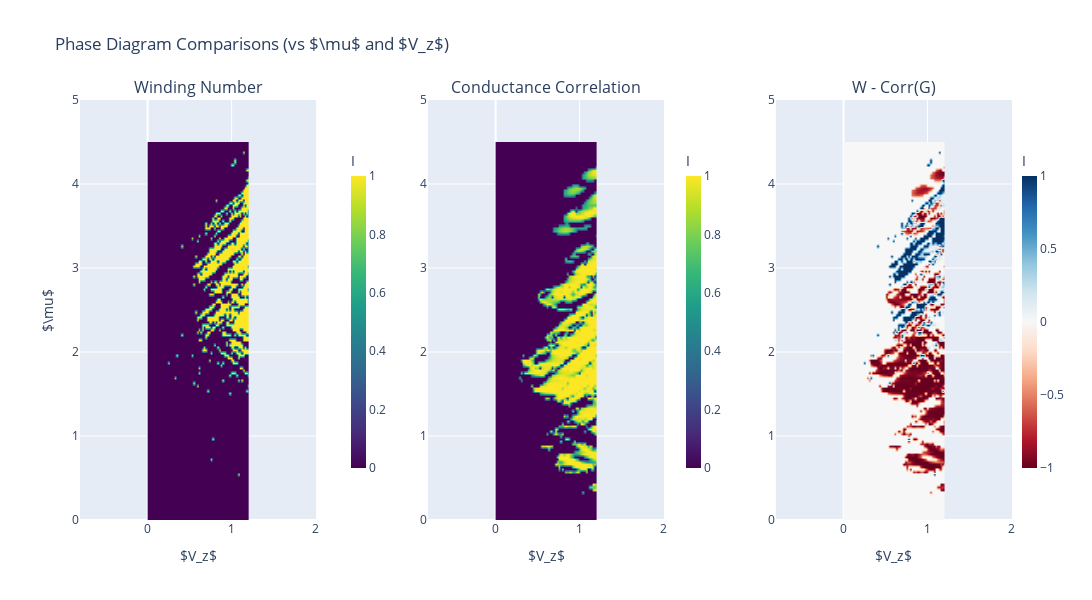

Notebook code for this chart:
### Code cell
from plotly.subplots import make_subplots

# --- 1. Define Data ---
mu_1 = pdi_arr[:, 0]
V_z_1 = pdi_arr[:, 1]
z_1 = filter_pdi(pdi_arr[:, 2])

mu_2 = params_list[:, 1]
V_z_2 = params_list[:, 2]
z_2 = corrs

mu_3 = params_list[:, 1]
V_z_3 = params_list[:, 2]
z_3 = I - corrs

# --- 2. Initialize Subplots (Without shared_yaxes) ---
fig = make_subplots(
    rows=1, cols=3,
    subplot_titles=(
        'Winding Number', 
        'Conductance Correlation', 
        'W - Corr(G)'
    ),
    horizontal_spacing=0.12  # Increased spacing to make room for Y-ticks on all plots
)

# --- 3. Add Traces ---
# Trace 1
fig.add_trace(go.Contour(
    x=V_z_1, y=mu_1, z=z_1,
    colorscale='Viridis', ncontours=100, line_width=0,
    contours=dict(coloring='heatmap', showlines=False),
    colorbar=dict(title='I', x=0.28, len=0.8, thickness=15)
), row=1, col=1)

# Trace 2
fig.add_trace(go.Contour(
    x=V_z_2, y=mu_2, z=z_2,
    colorscale='Viridis', ncontours=100, line_width=0,
    contours=dict(coloring='heatmap', showlines=False),
    colorbar=dict(title='I', x=0.64, len=0.8, thickness=15)
), row=1, col=2)

# Trace 3
fig.add_trace(go.Contour(
    x=V_z_3, y=mu_3, z=z_3,
    colorscale='RdBu', ncontours=100, line_width=0,
    contours=dict(coloring='heatmap', showlines=False),
    colorbar=dict(title='I', x=1.0, len=0.8, thickness=15)
), row=1, col=3)

# --- 4. Update Layout and Linked Axes ---
# --- 4. Update Layout and Linked Axes ---
fig.update_layout(
    title_text='Phase Diagram Comparisons (vs $\mu$ and $V_z$)',
    width=1400,
    height=600,
    showlegend=False
)

# Link all X and Y axes together, force ticks, set limits, and lock aspect ratio
for i in range(1, 4):
    # 1. Update X axes: Add your specific limits using `range`
    fig.update_xaxes(
        title_text='$V_z$', 
        row=1, col=i, 
        matches='x', 
        showticklabels=True,
        range=[0.0, 1.2]   # <--- SET YOUR X-AXIS LIMITS HERE
    )
    
    # 2. Update Y axes: Add `range`, `scaleanchor`, and `scaleratio`
    # (scaleanchor="x" inside this loop automatically anchors to the correct subplot's x-axis)
    if i == 1:
        fig.update_yaxes(
            title_text='$\mu$', 
            row=1, col=i, 
            matches='y', 
            showticklabels=True,
            range=[0.0, 5.0],   # <--- SET YOUR Y-AXIS LIMITS HERE
            scaleanchor="x",    # <--- LOCKS ASPECT RATIO TO X-AXIS
            scaleratio=1        # <--- 1:1 RATIO (change if you want it skewed)
        )
    else:
        fig.update_yaxes(
            row=1, col=i, 
            matches='y', 
            showticklabels=True,
            range=[0.0, 5.0],   # <--- SET YOUR Y-AXIS LIMITS HERE
            scaleanchor="x",    # <--- LOCKS ASPECT RATIO TO X-AXIS
            scaleratio=1        # <--- 1:1 RATIO
        )

fig.show()

# --- Min/Max Calculation Logic ---
iiidx = 4
#max_pos_diff_idx = np.where(z_3 == z_3.max())
#max_pos_diff = z_3[max_pos_diff_idx][iiidx]
#max_pos_diff_mu = mu_3[max_pos_diff_idx][iiidx]
#max_pos_diff_Vz = V_z_3[max_pos_diff_idx][iiidx]
#
#max_neg_diff_idx = np.where(z_3 == z_3.min())
#max_neg_diff = z_3[max_neg_diff_idx]  
#max_neg_diff_mu = mu_3[max_neg_diff_idx]  
#max_neg_diff_Vz = V_z_3[max_neg_diff_idx] 

print(f"Max positive Difference: diff: {max_pos_diff}| mu: {max_pos_diff_mu}| Vz: {max_pos_diff_Vz}")
print(f"Max negative Difference: diff: {max_neg_diff}| mu: {max_neg_diff_mu}| Vz: {max_neg_diff_Vz}")

### Figure 1 — Plotly figure (JSON) as saved in the notebook; plotly's stock layout.template omitted (floating-point values rounded to 4 significant figures; data arrays with more than 128 entries replaced by an {"elided": "..."} marker saying what was removed)
{"data": [{"colorbar": {"len": 0.8, "thickness": 15, "title": {"text": "I"}, "x": 0.28}, "colorscale": [[0, "#440154"], [0.1111, "#482878"], [0.2222, "#3e4989"], [0.3333, "#31688e"], [0.4444, "#26828e"], [0.5556, "#1f9e89"], [0.6667, "#35b779"], [0.7778, "#6ece58"], [0.8889, "#b5de2b"], [1, "#fde725"]], "contours": {"coloring": "heatmap", "showlines": false}, "line": {"width": 0}, "ncontours": 100, "type": "contour", "x": {"elided": "9000 float values"}, "xaxis": "x", "y": {"elided": "9000 float values"}, "yaxis": "y", "z": {"elided": "9000 float values"}}, {"colorbar": {"len": 0.8, "thickness": 15, "title": {"text": "I"}, "x": 0.64}, "colorscale": [[0, "#440154"], [0.1111, "#482878"], [0.2222, "#3e4989"], [0.3333, "#31688e"], [0.4444, "#26828e"], [0.5556, "#1f9e89"], [0.6667, "#35b779"], [0.7778, "#6ece58"], [0.8889, "#b5de2b"], [1, "#fde725"]], "contours": {"coloring": "heatmap", "showlines": false}, "line": {"width": 0}, "ncontours": 100, "type": "contour", "x": {"elided": "9000 float values"}, "xaxis": "x2", "y": {"elided": "9000 float values"}, "yaxis": "y2", "z": {"elided": "9000 float values"}}, {"colorbar": {"len": 0.8, "thickness": 15, "title": {"text": "I"}, "x": 1}, "colorscale": [[0, "rgb(103,0,31)"], [0.1, "rgb(178,24,43)"], [0.2, "rgb(214,96,77)"], [0.3, "rgb(244,165,130)"], [0.4, "rgb(253,219,199)"], [0.5, "rgb(247,247,247)"], [0.6, "rgb(209,229,240)"], [0.7, "rgb(146,197,222)"], [0.8, "rgb(67,147,195)"], [0.9, "rgb(33,102,172)"], [1, "rgb(5,48,97)"]], "contours": {"coloring": "heatmap", "showlines": false}, "line": {"width": 0}, "ncontours": 100, "type": "contour", "x": {"elided": "9000 float values"}, "xaxis": "x3", "y": {"elided": "9000 float values"}, "yaxis": "y3", "z": {"elided": "9000 float values"}}], "layout": {"annotations": [{"font": {"size": 16}, "showarrow": false, "text": "Winding Number", "x": 0.1267, "xanchor": "center", "xref": "paper", "y": 1, "yanchor": "bottom", "yref": "paper"}, {"font": {"size": 16}, "showarrow": false, "text": "Conductance Correlation", "x": 0.5, "xanchor": "center", "xref": "paper", "y": 1, "yanchor": "bottom", "yref": "paper"}, {"font": {"size": 16}, "showarrow": false, "text": "W - Corr(G)", "x": 0.8733, "xanchor": "center", "xref": "paper", "y": 1, "yanchor": "bottom", "yref": "paper"}], "height": 600, "showlegend": false, "title": {"text": "Phase Diagram Comparisons (vs $\\mu$ and $V_z$)"}, "width": 1400, "xaxis": {"anchor": "y", "domain": [0, 0.2533], "matches": "x", "range": [0, 1.2], "showticklabels": true, "title": {"text": "$V_z$"}}, "xaxis2": {"anchor": "y2", "domain": [0.3733, 0.6267], "matches": "x", "range": [0, 1.2], "showticklabels": true, "title": {"text": "$V_z$"}}, "xaxis3": {"anchor": "y3", "domain": [0.7467, 1], "matches": "x", "range": [0, 1.2], "showticklabels": true, "title": {"text": "$V_z$"}}, "yaxis": {"anchor": "x", "domain": [0, 1], "matches": "y", "range": [0, 5], "scaleanchor": "x", "scaleratio": 1, "showticklabels": true, "title": {"text": "$\\mu$"}}, "yaxis2": {"anchor": "x2", "domain": [0, 1], "matches": "y", "range": [0, 5], "scaleanchor": "x", "scaleratio": 1, "showticklabels": true}, "yaxis3": {"anchor": "x3", "domain": [0, 1], "matches": "y", "range": [0, 5], "scaleanchor": "x", "scaleratio": 1, "showticklabels": true}}}
